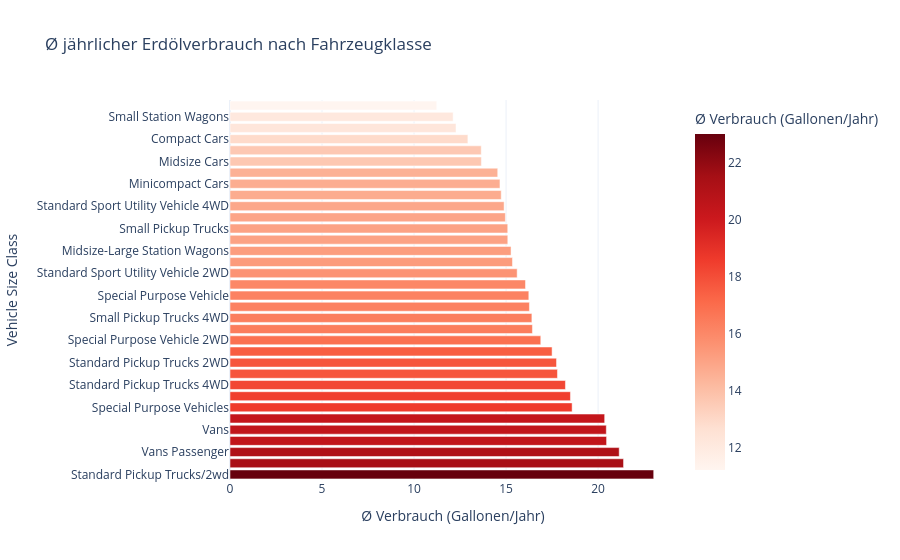

Notebook source saved alongside this figure:
### Code cell
# 5. Frage:


# Schritt 1: Spalten auswählen & fehlende Werte entfernen
vehicles_filtered = vehicles[["Vehicle Size Class", "Annual Petroleum Consumption For Fuel Type1"]].dropna()

# Schritt 2: Gruppieren nach Fahrzeugklasse
verbrauch_nach_klasse = (
    vehicles_filtered
    .groupby("Vehicle Size Class")["Annual Petroleum Consumption For Fuel Type1"]
    .mean()
    .reset_index()
    .rename(columns={"Annual Petroleum Consumption For Fuel Type1": "Ø Verbrauch (Gallonen/Jahr)"})
)

# Schritt 3: Nach Verbrauch sortieren
verbrauch_nach_klasse = verbrauch_nach_klasse.sort_values("Ø Verbrauch (Gallonen/Jahr)", ascending=False)

# Schritt 4: Plot erstellen
fig = px.bar(
    verbrauch_nach_klasse,
    x="Ø Verbrauch (Gallonen/Jahr)",
    y="Vehicle Size Class",
    orientation="h",
    title="Ø jährlicher Erdölverbrauch nach Fahrzeugklasse",
    labels={"Vehicle Class": "Fahrzeugklasse"},
    color="Ø Verbrauch (Gallonen/Jahr)",
    color_continuous_scale="Reds"
)

fig.update_layout(template="plotly_white")
fig.show()

### Figure 1 — Plotly figure (JSON) as saved in the notebook; plotly's stock layout.template omitted (floating-point values rounded to 4 significant figures)
{"data": [{"hovertemplate": "Ø Verbrauch (Gallonen/Jahr)=%{marker.color}<br>Vehicle Size Class=%{y}<extra></extra>", "legendgroup": "", "marker": {"color": [23.02, 21.38, 21.15, 20.46, 20.45, 20.36, 18.59, 18.5, 18.23, 17.79, 17.74, 17.5, 16.89, 16.43, 16.4, 16.27, 16.24, 16.06, 15.6, 15.35, 15.27, 15.09, 15.09, 14.96, 14.89, 14.74, 14.67, 14.55, 13.66, 13.65, 12.93, 12.28, 12.12, 11.23], "coloraxis": "coloraxis", "pattern": {"shape": ""}}, "name": "", "orientation": "h", "showlegend": false, "textposition": "auto", "type": "bar", "x": [23.02, 21.38, 21.15, 20.46, 20.45, 20.36, 18.59, 18.5, 18.23, 17.79, 17.74, 17.5, 16.89, 16.43, 16.4, 16.27, 16.24, 16.06, 15.6, 15.35, 15.27, 15.09, 15.09, 14.96, 14.89, 14.74, 14.67, 14.55, 13.66, 13.65, 12.93, 12.28, 12.12, 11.23], "xaxis": "x", "y": ["Standard Pickup Trucks/2wd", "Vans, Passenger Type", "Vans Passenger", "Vans, Cargo Type", "Vans", "Standard Pickup Trucks", "Special Purpose Vehicles", "Special Purpose Vehicle 4WD", "Standard Pickup Trucks 4WD", "Sport Utility Vehicle - 4WD", "Standard Pickup Trucks 2WD", "Special Purpose Vehicles/4wd", "Special Purpose Vehicle 2WD", "Two Seaters", "Small Pickup Trucks 4WD", "Sport Utility Vehicle - 2WD", "Special Purpose Vehicle", "Minivan - 4WD", "Standard Sport Utility Vehicle 2WD", "Special Purpose Vehicles/2wd", "Midsize-Large Station Wagons", "Minivan - 2WD", "Small Pickup Trucks", "Small Pickup Trucks 2WD", "Standard Sport Utility Vehicle 4WD", "Large Cars", "Minicompact Cars", "Midsize Station Wagons", "Midsize Cars", "Subcompact Cars", "Compact Cars", "Small Sport Utility Vehicle 4WD", "Small Station Wagons", "Small Sport Utility Vehicle 2WD"], "yaxis": "y"}], "layout": {"barmode": "relative", "coloraxis": {"colorbar": {"title": {"text": "Ø Verbrauch (Gallonen/Jahr)"}}, "colorscale": [[0, "rgb(255,245,240)"], [0.125, "rgb(254,224,210)"], [0.25, "rgb(252,187,161)"], [0.375, "rgb(252,146,114)"], [0.5, "rgb(251,106,74)"], [0.625, "rgb(239,59,44)"], [0.75, "rgb(203,24,29)"], [0.875, "rgb(165,15,21)"], [1, "rgb(103,0,13)"]]}, "legend": {"tracegroupgap": 0}, "title": {"text": "Ø jährlicher Erdölverbrauch nach Fahrzeugklasse"}, "xaxis": {"anchor": "y", "domain": [0, 1], "title": {"text": "Ø Verbrauch (Gallonen/Jahr)"}}, "yaxis": {"anchor": "x", "domain": [0, 1], "title": {"text": "Vehicle Size Class"}}}}
